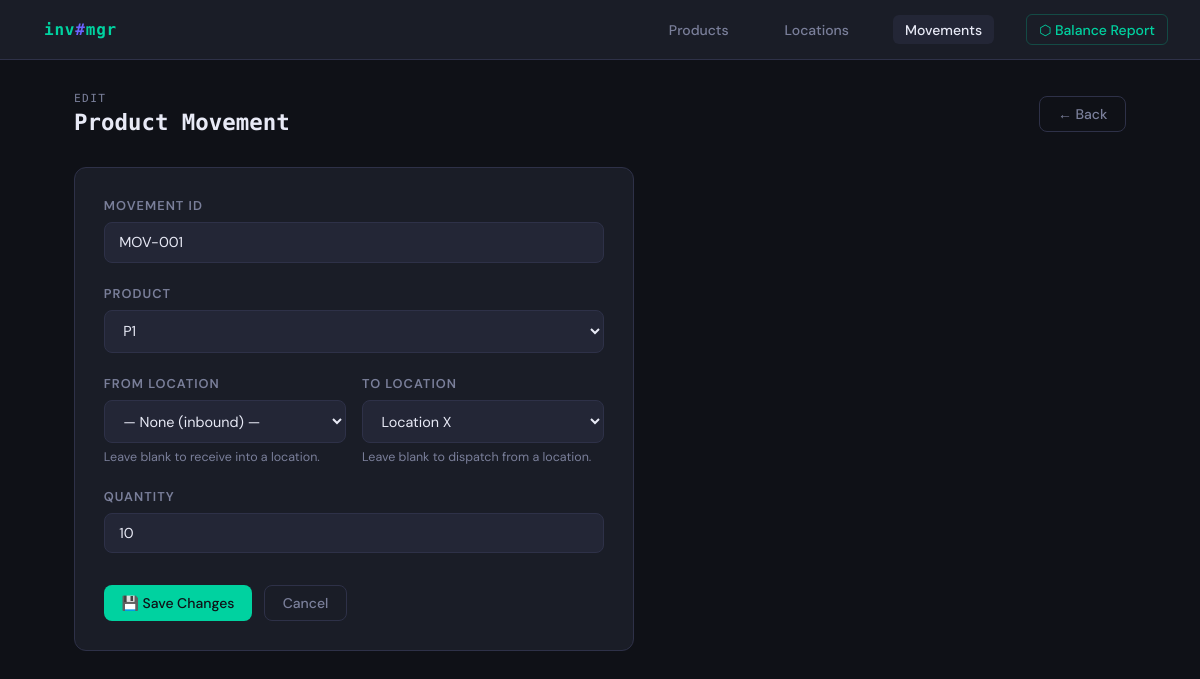
The app's page /movements/edit/MOV-001 with its own data.
### app.py (models this page shows, shortened)
class ProductMovement(db.Model):
    movement_id   = db.Column(db.String(50), primary_key=True)
    timestamp     = db.Column(db.DateTime, default=datetime.utcnow)
    from_location = db.Column(db.String(50), db.ForeignKey('location.location_id'), nullable=True)
    to_location   = db.Column(db.String(50), db.ForeignKey('location.location_id'), nullable=True)
    product_id    = db.Column(db.String(50), db.ForeignKey('product.product_id'), nullable=False)
    qty           = db.Column(db.Integer, nullable=False)

class Product(db.Model):
    product_id = db.Column(db.String(50), primary_key=True)
    movements = db.relationship('ProductMovement', backref='product', lazy=True)

class Location(db.Model):
    location_id = db.Column(db.String(50), primary_key=True)

### app.py (the view, shortened to what this page needs)
@app.route('/movements/edit/<movement_id>', methods=['GET', 'POST'])
def edit_movement(movement_id):
    movement = ProductMovement.query.get_or_404(movement_id)
    products = Product.query.all()
    locs     = Location.query.all()
    return render_template('movement_form.html', action='Edit', movement=movement,
                           products=products, locations=locs)

### templates/movement_form.html (shortened to what this page needs)
{% extends 'base.html' %}
{% block content %}
<div class="page-header">
  <h1><span class="label">{{ action }}</span>Product Movement</h1>
  <a href="{{ url_for('movements') }}" class="btn btn-outline">← Back</a>
</div>
<div class="card form-card" style="padding:1.8rem">
  <form method="POST">
    <div class="form-group">
      <label for="movement_id">Movement ID</label>
      <input type="text" id="movement_id" name="movement_id"
             value="{{ movement.movement_id if movement else '' }}"
             placeholder="e.g. MOV-001"
             {% if action == 'Edit' %}readonly{% endif %}
             required />
    </div>
    <div class="form-group">
      <label for="product_id">Product</label>
      <select id="product_id" name="product_id" required>
        {% for p in products %}
        <option value="{{ p.product_id }}"
          {% if movement and movement.product_id == p.product_id %}selected{% endif %}>
          {{ p.product_id }}
        </option>
        {% endfor %}
      </select>
    </div>
    <div style="display:grid;grid-template-columns:1fr 1fr;gap:1rem">
      <div class="form-group">
        <label for="from_location">From Location</label>
        <select id="from_location" name="from_location">
          <option value="">— None (inbound) —</option>
        </select>
        <p class="form-hint">Leave blank to receive into a location.</p>
      </div>
      <div class="form-group">
        <label for="to_location">To Location</label>
        <select id="to_location" name="to_location">
          {% for l in locations %}
          <option value="{{ l.location_id }}"
            {% if movement and movement.to_location == l.location_id %}selected{% endif %}>
            {{ l.location_id }}
          </option>
          {% endfor %}
        </select>
        <p class="form-hint">Leave blank to dispatch from a location.</p>
      </div>
    </div>
    <div class="form-group">
      <label for="qty">Quantity</label>
      <input type="number" id="qty" name="qty" min="1"
             value="{{ movement.qty if movement else '' }}"
             placeholder="e.g. 25" required />
    </div>
    <div class="form-actions">
      <button type="submit" class="btn btn-success">{{ '💾 Save Changes' if action == 'Edit' else '+ Record Movement' }}</button>
      <a href="{{ url_for('movements') }}" class="btn btn-outline">Cancel</a>
    </div>
  </form>
</div>
{% endblock %}

### templates/base.html (style rules this page uses)
:root { --bg: #0f1117; --surface: #1a1d27; --surface2: #232636; --border: #2e3148; --accent: #6c63ff; --accent2: #00d2a0; --danger: #ff5c5c; --warning: #ffb547; --text: #e8eaf6; --muted: #7a7f9a; --mono: 'Space Mono', monospace; --sans: 'DM Sans', sans-serif; }
* { box-sizing: border-box; margin: 0; padding: 0; }
body { background: var(--bg); color: var(--text); font-family: var(--sans); min-height: 100vh; }
.page-header { display: flex; align-items: center; justify-content: space-between; margin-bottom: 2rem; }
.page-header h1 { font-family: var(--mono); font-size: 1.4rem; font-weight: 700; color: var(--text); }
.page-header h1 .label { display: block; font-size: 0.7rem; color: var(--muted); font-weight: 400; letter-spacing: 0.12em; text-transform: uppercase; margin-bottom: 4px; }
.btn { display: inline-flex; align-items: center; gap: 0.4rem; padding: 0.5rem 1.1rem; border-radius: 8px; border: none; font-family: var(--sans); font-size: 0.875rem; font-weight: 500; cursor: pointer; text-decoration: none; transition: all 0.15s; }
.btn-success { background: var(--accent2); color: #0f1117; }
.btn-outline { background: transparent; border: 1px solid var(--border); color: var(--muted); }
.card { background: var(--surface); border: 1px solid var(--border); border-radius: 12px; overflow: hidden; }
.form-card { max-width: 560px; }
.form-group { margin-bottom: 1.4rem; }
label { display: block; font-size: 0.8rem; font-weight: 600; color: var(--muted); text-transform: uppercase; letter-spacing: 0.08em; margin-bottom: 0.5rem; }
input[type="text"], input[type="number"], select { width: 100%; padding: 0.65rem 0.9rem; background: var(--surface2); border: 1px solid var(--border); border-radius: 8px; color: var(--text); font-family: var(--sans); font-size: 0.9rem; outline: none; transition: border-color 0.15s; }
select option { background: var(--surface2); }
.form-hint { font-size: 0.78rem; color: var(--muted); margin-top: 0.4rem; }
.form-actions { display: flex; gap: 0.75rem; margin-top: 2rem; }

### records on screen
ProductMovement: movement_id "MOV-001", product_id "P1", to_location "Location X", qty "10"

### other values on screen
{{ action }} "EDIT"
{{ '💾 Save Changes' if action == 'Edit' else '+ Record Movement' }} "💾 Save Changes"
